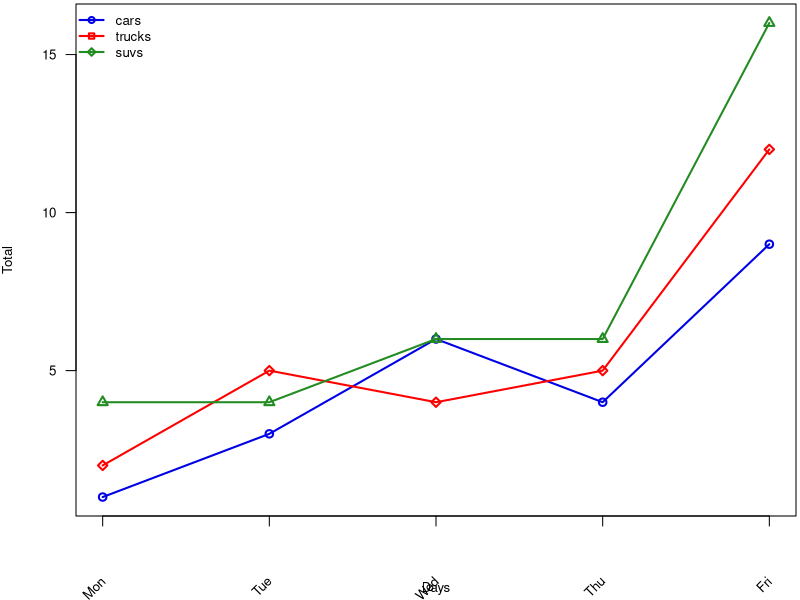

Recreate this plot in R.
#MAK Example Code - 10 June 2015

setwd("C:/Users/MAK/Desktop/R/R_MAK")
getwd()
# Read car and truck values from tab-delimited autos.dat
#autos_data <- read.table("C:/R/autos.dat", header=T, sep="\t")

autos_data <-  read.csv("autos.csv", header = TRUE)

# Define colors to be used for cars, trucks, suvs
plot_colors <- c(rgb(r=0.0,g=0.0,b=0.9), "red", "forestgreen")

# Start PDF device driver to save output to figure.pdf
pdf(file="autosfigure.pdf", height=3.5, width=5)

# Trim off excess margin space (bottom, left, top, right)
par(mar=c(4.2, 3.8, 0.2, 0.2))

# Graph autos using a y axis that uses the full range of value
# in autos_data. Label axes with smaller font and use larger 
# line widths.
plot(autos_data$cars, type="o", col=plot_colors[1], 
     ylim=range(autos_data), axes=F, ann=T, xlab="Days",
     ylab="Total", cex.lab=0.8, lwd=2)

# Make x axis tick marks without labels
axis(1, lab=F)

# Plot x axis labels at default tick marks with labels at 
# 45 degree angle
text(axTicks(1), par("usr")[3] - 2, srt=45, adj=1,
     labels=c("Mon", "Tue", "Wed", "Thu", "Fri"),
     xpd=T, cex=0.8)

# Plot y axis with smaller horizontal labels 
axis(2, las=1, cex.axis=0.8)

# Create box around plot
box()

# Graph trucks with thicker red dashed line
lines(autos_data$trucks, type="o", pch=23, lty=1, lwd=2, 
      col=plot_colors[2])

# Graph suvs with thicker green dotted line
lines(autos_data$suvs, type="o", pch=24, lty=1, lwd=2, 
      col=plot_colors[3])

# Create a legend in the top-left corner that is slightly  
# smaller and has no border
legend("topleft", names(autos_data), cex=0.8, col=plot_colors, pch=21:23,
       lty=1:1, lwd=2, bty="n");

# Turn off device driver (to flush output to PDF)
dev.off()

# Restore default margins
par(mar=c(5, 4, 4, 2) + 0.1)

#----- CODE ENDS ------